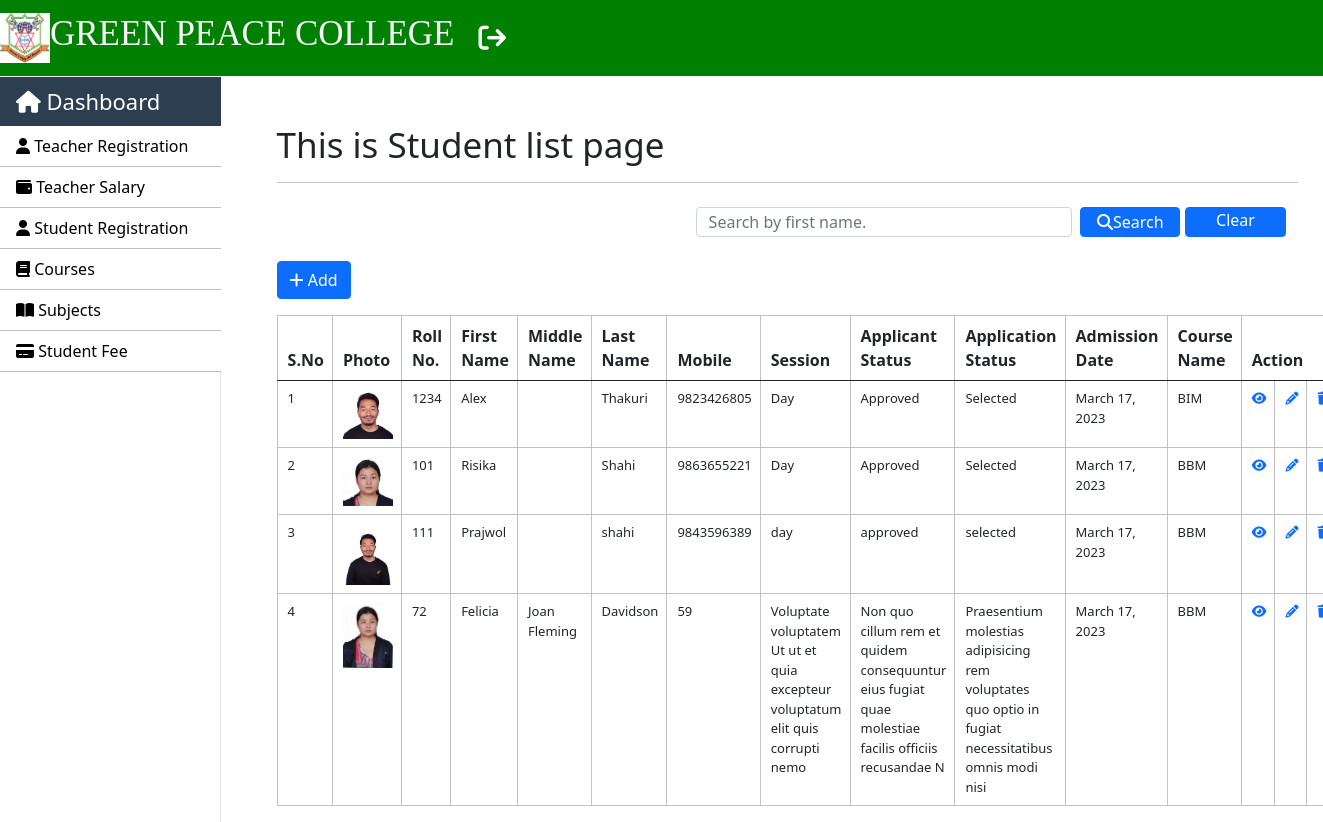
Screenshot of /students/index (signed in) with the database file from the repository.
### SMS/models.py (models this page shows, shortened)
class Student(models.Model):
    roll_no = models.IntegerField()
    first_name = models.CharField(max_length=250)
    middle_name = models.CharField(max_length=250, blank=True)
    last_name = models.CharField(max_length=250)
    father_name = models.CharField(max_length=250, blank=True)
    mobile_no = models.IntegerField()
    image = models.ImageField(upload_to='Images/Students/', blank=True)
    course_name = models.ForeignKey(Course, on_delete=models.CASCADE)
    session = models.CharField(max_length=250)
    applicant_status = models.CharField(max_length=100)
    application_status = models.CharField(max_length=100)
    dob = models.DateField()
    gender = models.CharField(max_length=250)
    address = models.CharField(max_length=250)
    admission_date = models.DateField()
    email = models.EmailField()
    class Meta:
        db_table = "student_info"

class Course(models.Model):
    course_code = models.IntegerField()
    course_name = models.CharField(max_length=250)
    semester_or_year = models.CharField(max_length=250)
    no_of_year = models.CharField(max_length=250)
    def __str__(self):
        return self.course_name
    class Meta:
        db_table = "course"

### SMS/views.py (the view)
# urls.py: path("students/index",views.students_index, name='index-student' ),
@login_required(login_url='login')
def students_index(request):
    student_list = Student.objects.all()
    context = {"data": student_list}
    if request.method == "POST":
        search = request.POST.get('search')
        students = Student.objects.filter(first_name__icontains=search)
        context = {"data": students}
        return render(request, 'students/student_index.html', context)
    return render(request, 'students/student_index.html', context)

### templates/students/student_index.html (shortened to what this page needs)
{% extends 'layouts/master.html' %}
{% block custom_css %}
<link rel="stylesheet" href="https://cdnjs.cloudflare.com/ajax/libs/font-awesome/6.3.0/css/all.min.css"/>
{% endblock %}
{% block content %}
<div class="container mt-5">
    <h1>This is Student list page</h1>
    <hr>
    <nav class="navbar bg-body-tertiary">
        <div class="container-fluid">
              <form class="d-flex" role="search" action="{% url 'index-student' %}" method="POST">
                <input style="height: 30px;" class="form-control me-2" type="text" name="search" placeholder="Search by first name." aria-label="Search">
                <button class="btn btn-primary mb-3 mr-3" type="submit" style="height:30px; width: 160px; padding: 0px;"><i class="fa-solid fa-search"></i>Search</button>
                <a href="{% url 'index-student' %}" class="btn btn-primary mb-3 ml-2"  style="height:30px; width: 160px; padding: 0px; margin-left: 5px;">Clear</a>
              </form>
        </div>
    </nav>
    <a href="{% url 'add-student' %}" class="btn btn-primary mb-3"><i class="fa-solid fa-plus"></i> Add</a>
    <div class="row">
        <div class="col-8">
            <table class="table table-striped-columns table-hover">
                <thead>
                    <tr>
                        <th>S.No</th>
                        <th>Photo</th>
                        <th>Roll No.</th>
                        <th>First Name</th>
                        <th>Middle Name</th>
                        <th>Last Name</th>
                        <th>Mobile</th>
                        <th>Session</th>
                        <th>Applicant Status</th>
                        <th>Application Status</th>
                        <th>Admission Date</th>
                        <th>Course Name</th>
                        <th colspan="3">Action</th>
                    </tr>
                </thead>
                <tbody>
                    {% for val in data %}
                    <tr>
                        <td>{{ forloop.counter }}</td>
                        <td><img src="{{ val.image.url }}" width="50"></td>
                        <td>{{ val.roll_no }}</td>
                        <td>{{ val.first_name }}</td>
                        <td>{{ val.middle_name }}</td>
                        <td>{{ val.last_name }}</td>
                        <td>{{val.mobile_no}}</td>
                        <td>{{val.session}}</td>
                        <td>{{val.applicant_status}}</td>
                        <td>{{val.application_status}}</td>
                        <td>{{val.admission_date}}</td>
                        <td>{{val.course_name}}</td>
                        <td><a href="{% url 'view-student' val.id %}"><i class="fa-solid fa-eye"></i></a></td>
                        <td><a href="{% url 'edit-student' val.id %}"><i class="fa-solid fa-pencil"></i></a></td>
                        <td><a href="{% url 'delete-student' val.id %}"><i class="fa-solid fa-trash"></i></a></td>
                    </tr>
                    {% endfor %}
                </tbody>
            </table>
        </div>
    </div>
</div>
{% endblock %}

### static/css/style.css (style rules this page uses)
h1 { font-size: 35px; }
.table-elements tr, td, th { font-size: 13px; border: 1px solid rgb(194, 193, 193); padding-left: 10px !important; }
.table-font-for-transcript td, th { font-size: 16px !important; }

### rows the page displays
Student: image (picture), roll_no "1234", first_name "Alex", last_name "Thakuri", mobile_no "9823426805", session "Day", applicant_status "Approved", application_status "Selected", admission_date "March 17, 2023", course_name "BIM"
Student: image (picture), roll_no "101", first_name "Risika", last_name "Shahi", mobile_no "9863655221", session "Day", applicant_status "Approved", application_status "Selected", admission_date "March 17, 2023", course_name "BBM"
Student: image (picture), roll_no "111", first_name "Prajwol", last_name "shahi", mobile_no "9843596389", session "day", applicant_status "approved", application_status "selected", admission_date "March 17, 2023", course_name "BBM"
Student: image (picture), roll_no "72", first_name "Felicia", middle_name "Joan Fleming", last_name "Davidson", mobile_no "59", session "Voluptate voluptatem Ut ut et quia excepteur voluptatum elit quis corrupti nemo", applicant_status "Non quo cillum rem et quidem consequuntur eius fugiat quae molestiae facilis officiis recusandae N", application_status "Praesentium molestias adipisicing rem voluptates quo optio in fugiat necessitatibus omnis modi nisi", admission_date "March 17, 2023", course_name "BBM"
